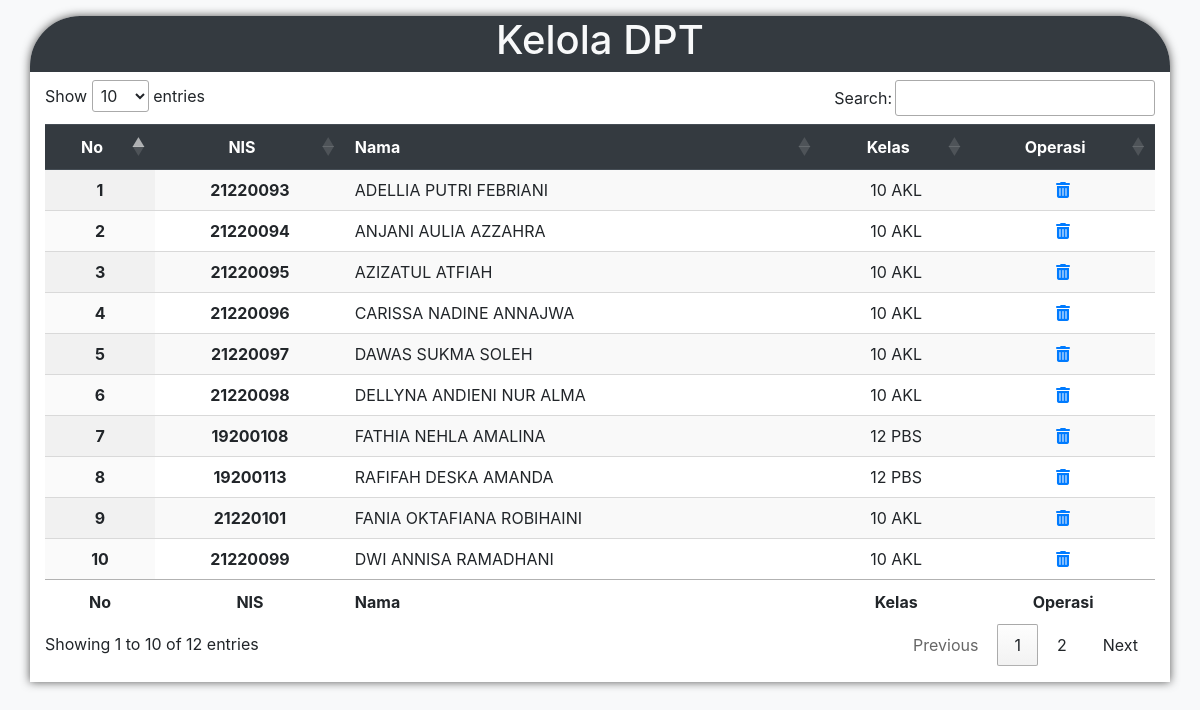
The app's page /kelola_siswa/perolehan_show.php (signed in) with its own data.
### tables this page shows
CREATE TABLE `perolehan` (
  `id_perolehan` int(11) NOT NULL,
  `id_paslon` int(11) NOT NULL,
  `id_dpt` int(11) NOT NULL,
  `id_bilik` int(11) NOT NULL,
  `aktif` int(2) NOT NULL
);

CREATE TABLE `dpt` (
  `id_dpt` int(11) NOT NULL,
  `nm_dpt` varchar(30) NOT NULL,
  `id_kelas` int(11) NOT NULL,
  `status` int(5) NOT NULL,
  `antrian` int(11) NOT NULL
);

CREATE TABLE `kelas` (
  `id_kelas` int(11) NOT NULL,
  `nm_kelas` varchar(10) NOT NULL
);

### kelola_siswa/perolehan_show.php (the view, shortened to what this page needs)
<?php
	include "../koneksi.php";
    if(empty($_SESSION['id_bilik_sess'])){
        header("location:../bilik_login.php");
    }else{?>
    <?php
	$sql1 = "SELECT * FROM perolehan INNER JOIN dpt ON perolehan.id_dpt = dpt.id_dpt INNER JOIN kelas ON dpt.id_kelas = kelas.id_kelas INNER JOIN paslon ON perolehan.id_paslon = paslon.id_paslon";
	$eksekusi1 = mysqli_query($konek, $sql1);
	$nomor = 1;
 ?>
 <!DOCTYPE html>
 <html>
 <head>
	<link rel="stylesheet" href="../bootstrap/css/bootstrap.min.css">
    <link rel="stylesheet" href="https://cdn.datatables.net/1.11.3/css/jquery.dataTables.min.css">
	<link rel="stylesheet" href="https://cdnjs.cloudflare.com/ajax/libs/font-awesome/6.0.0-beta2/css/all.min.css" />
 </head>
 <body class="bg-light">
	<div class="container pb-3">
		<div class="row row-heading bg-dark text-light mt-3 mb-2">
			<div class="col-12 text-center">
				<h1>Kelola DPT</h1>
			</div>
        </div>
        <div class="row">
            <div class="col-12">
                <table id="example" class="table display" style="width:100%">
                    <thead class="thead-dark">
                        <tr>
                            <th scope="col" class="text-center">No</th>
                            <th scope="col" class="text-center">NIS</th>
                            <th scope="col">Nama</th>
                            <th scope="col" class="text-center">Kelas</th>
                            <th scope="col" class="text-center">Operasi</th>
                        </tr>
                    </thead>
                    <tbody>
                        <?php
                            while($data = mysqli_fetch_array($eksekusi1))
                            {?>
                            <tr>
                                <th class="text-center"><?php echo $nomor++;?></th>
                                <th class="text-center"><?php echo $data['id_dpt']?></th>
                                <td><?php echo $data['nm_dpt']?></td>
                                <td class="text-center"><?php echo $data['nm_kelas']?></td>
                                <td class="text-center">
                                    <a href="perolehan_hapus.php?id_perolehan=<?php echo $data['id_perolehan']?>" onclick="return confirm('Apakah anda yakin ingin menghapus data <?php echo $data['nm_dpt']?>?')"> <i class="fas fa-trash-alt"></i> </a>
                                </td>
                            </tr>
                        <?php } ?>
                    </tbody>
                    <tfoot>
                        <tr>
                            <th scope="col" class="text-center">No</th>
                            <th scope="col" class="text-center">NIS</th>
                            <th scope="col">Nama</th>
                            <th scope="col" class="text-center">Kelas</th>
                            <th scope="col" class="text-center">Operasi</th>
                        </tr>
                    </tfoot>
                </table>
            </div>
        </div>
    </div>
 </body>
 </html>
 <?php } ?>

### kelola_siswa/perolehan_show.php (style rules this page uses)
.container { background-color: #fff; box-shadow: 0 0 10px #555; border-radius: 50px 50px 0 0; }
.row-heading { border-radius: 50px 50px 0 0; }

### records on screen
perolehan: id_dpt.id_dpt "21220093", id_dpt.nm_dpt "ADELLIA PUTRI FEBRIANI", kelas.nm_kelas "10 AKL"
perolehan: id_dpt.id_dpt "21220094", id_dpt.nm_dpt "ANJANI AULIA AZZAHRA", kelas.nm_kelas "10 AKL"
perolehan: id_dpt.id_dpt "21220095", id_dpt.nm_dpt "AZIZATUL ATFIAH", kelas.nm_kelas "10 AKL"
perolehan: id_dpt.id_dpt "21220096", id_dpt.nm_dpt "CARISSA NADINE ANNAJWA", kelas.nm_kelas "10 AKL"
perolehan: id_dpt.id_dpt "21220097", id_dpt.nm_dpt "DAWAS SUKMA SOLEH", kelas.nm_kelas "10 AKL"
perolehan: id_dpt.id_dpt "21220098", id_dpt.nm_dpt "DELLYNA ANDIENI NUR ALMA", kelas.nm_kelas "10 AKL"
perolehan: id_dpt.id_dpt "19200108", id_dpt.nm_dpt "FATHIA NEHLA AMALINA", kelas.nm_kelas "12 PBS"
perolehan: id_dpt.id_dpt "19200113", id_dpt.nm_dpt "RAFIFAH DESKA AMANDA", kelas.nm_kelas "12 PBS"
perolehan: id_dpt.id_dpt "21220101", id_dpt.nm_dpt "FANIA OKTAFIANA ROBIHAINI", kelas.nm_kelas "10 AKL"
perolehan: id_dpt.id_dpt "21220099", id_dpt.nm_dpt "DWI ANNISA RAMADHANI", kelas.nm_kelas "10 AKL"
